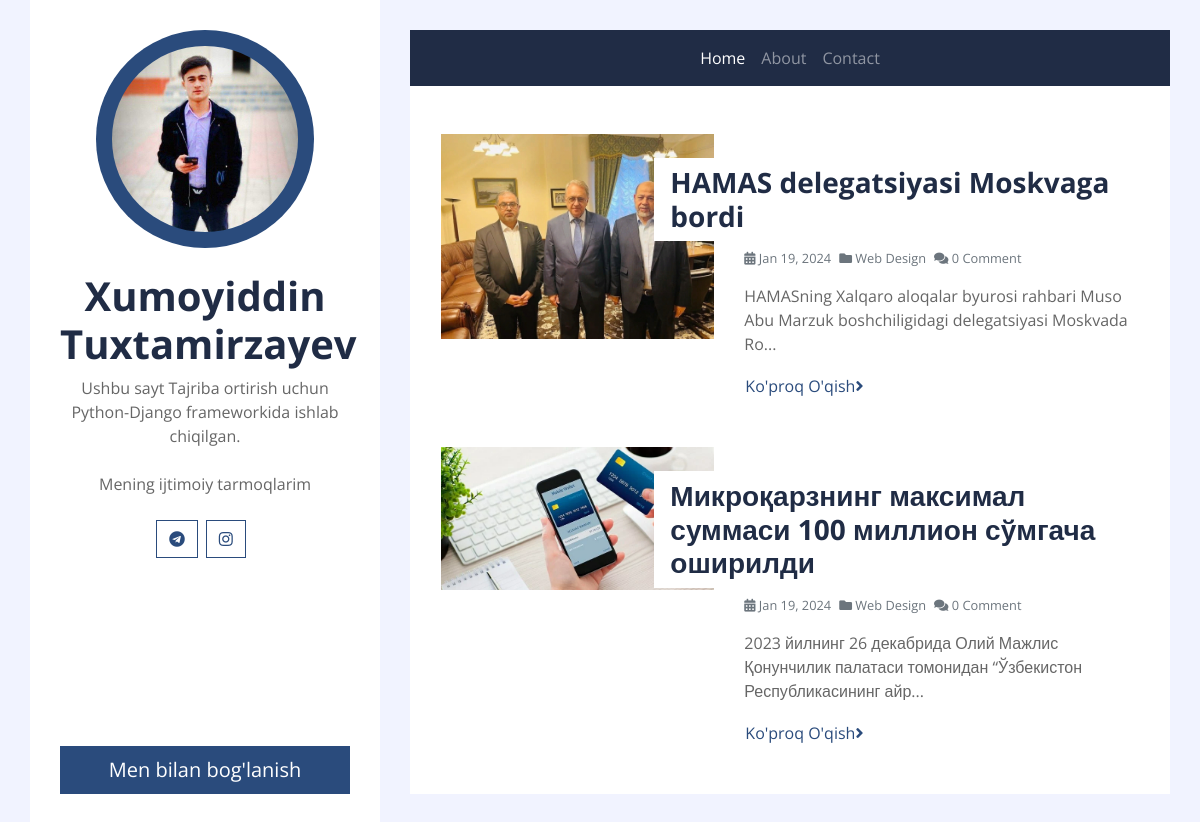
The page / on the database its author committed.
### PostApp/models.py (models this page shows, shortened)
class Post(models.Model):
    title = models.CharField(max_length=500)
    body = models.TextField()
    image = models.FileField(upload_to="post-images")
    created = models.DateTimeField(auto_now_add=True)
    tags = models.ManyToManyField('Tag', related_name='tags', blank=True, null=True)
    class Meta:
        app_label = 'PostApp'
        ordering = ['-created']

### PostApp/views.py (the view)
# urls.py: path('', views.getPosts, name='postall'),
def getPosts(request):
    posts = Post.objects.all()
    return render(request, "postapp/list.html", context={"posts": posts})

### templates/postapp/list.html (shortened to what this page needs)
{% extends 'base.html' %}
{% load static %}
{% block content %}
    <div class="container bg-white pt-5">
        {% for post in posts %}
        <div class="row blog-item px-3 pb-5">
                        <div class="col-md-5">
                            {% if post.image %}
                            <img class="img-fluid mb-4 mb-md-0" src="{{post.image.url}}" alt="Image">
                            {% endif %}
                        </div>
                        <div class="col-md-7">
                            <h3 class="mt-md-4 px-md-3 mb-2 py-2 bg-white font-weight-bold">{{post.title}}</h3>
                            <div class="d-flex mb-3">
                                <small class="mr-2 text-muted"><i class="fa fa-calendar-alt"></i> {{post.created|date:"M d, Y" }}</small>
                                <small class="mr-2 text-muted"><i class="fa fa-folder"></i> Web Design</small>
                                {% if post.comments.count <= 1 %}
                                <small class="mr-2 text-muted"><i class="fa fa-comments"></i> {{post.comments.count}} Comment</small>
                                {% else %}
                                <small class="mr-2 text-muted"><i class="fa fa-comments"></i> {{post.comments.count}} Comments</small>
                                {% endif %}
                            </div>
                            <p>
                                {{post.body|slice:"100"}}...
                            </p>
                            <a class="btn btn-link p-0" href="{% url 'postdetail' post.pk %}">Ko'proq O'qish<i class="fa fa-angle-right"></i></a>
                        </div>
                    </div>
        {% endfor %}
    </div>
{% endblock content %}

### templates/base.html (shortened to what this page needs)
{% load static %}
<!DOCTYPE html>
<html lang="en">
<head>
        <link href="https://cdnjs.cloudflare.com/ajax/libs/font-awesome/5.10.0/css/all.min.css" rel="stylesheet">
    <link href="{% static 'css/style.css' %}" rel="stylesheet">
</head>
<body>
<div class="wrapper">
            <div class="sidebar">
                <div class="sidebar-text d-flex flex-column h-100 justify-content-center text-center">
                    <img class="mx-auto d-block w-75 bg-primary img-fluid rounded-circle mb-4 p-3" src="{% static 'images\post-images\icon.jpg' %}" alt="Image">
                    <h1 class="font-weight-bold">Xumoyiddin Tuxtamirzayev</h1>
                    <p class="mb-4">
                        Ushbu sayt Tajriba ortirish uchun Python-Django frameworkida ishlab chiqilgan.<br><br>
                        Mening ijtimoiy  tarmoqlarim
                    </p>
                    <div class="d-flex justify-content-center mb-5">
                        <a class="btn btn-outline-primary mr-2" href="https://telegram.me/MadadSoft014/"><i class="fab fa-telegram"></i></a>
                        <a class="btn btn-outline-primary mr-2" href="https://www.instagram.com/xumoyiddin00414/"><i class="fab fa-instagram"></i></a>
                    </div>
                    <a href="https://t.me/+998947540014" class="btn btn-lg btn-block btn-primary mt-auto">Men bilan bog'lanish</a>
                </div>
            </div>
            <div class="content">
                 {% include 'navbar.html' %}
                {% block content %}
                {% endblock content %}
            </div>
        </div>
</body>
</html>

### templates/navbar.html (shortened to what this page needs)
{% load static %}
<div class="container p-0">
                    <nav class="navbar navbar-expand-lg bg-secondary navbar-dark">
                        <div class="collapse navbar-collapse justify-content-between" id="navbarCollapse">
                            <div class="navbar-nav m-auto">
                                <a href="{% url 'postall' %}" class="nav-item nav-link active">Home</a>
                                <a href="{% url 'about_me' %}" class="nav-item nav-link">About</a>
                                <a href="{% url 'sendmassege' %}" class="nav-item nav-link">Contact</a>
                            </div>
                        </div>
                    </nav>
                </div>

### rows shown on the page
Post: image (picture), title "HAMAS delegatsiyasi Moskvaga bordi", created "Jan 19, 2024", comments.count "0", body "HAMASning Xalqaro aloqalar byurosi rahbari Muso Abu Marzuk boshchiligidagi delegatsiyasi Moskvada Ro"
Post: image (picture), title "Микроқарзнинг максимал суммаси 100 миллион сўмгача оширилди", created "Jan 19, 2024", comments.count "0", body "2023 йилнинг 26 декабрида Олий Мажлис Қонунчилик палатаси томонидан “Ўзбекистон Республикасининг айр"
